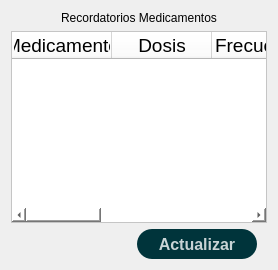
               <widget class="QWidget" name="pageDB">
                <layout class="QVBoxLayout" name="verticalLayout_5">
                 <item>
                  <widget class="QLabel" name="label">
                   <property name="text">
                    <string>Recordatorios Medicamentos</string>
                   </property>
                   <property name="alignment">
                    <set>Qt::AlignCenter</set>
                   </property>
                  </widget>
                 </item>
                 <item>
                  <widget class="QTableWidget" name="tableMedicamentos">
                   <property name="enabled">
                    <bool>true</bool>
                   </property>
                   <property name="font">
                    <font>
                     <pointsize>14</pointsize>
                    </font>
                   </property>
                   <property name="styleSheet">
                    <string notr="true">background-color:rgb(255,255,255);
gridline-color:rgb(0, 206, 151);</string>
                   </property>
                   <property name="verticalScrollBarPolicy">
                    <enum>Qt::ScrollBarAsNeeded</enum>
                   </property>
                   <property name="horizontalScrollBarPolicy">
                    <enum>Qt::ScrollBarAsNeeded</enum>
                   </property>
                   <property name="sizeAdjustPolicy">
                    <enum>QAbstractScrollArea::AdjustIgnored</enum>
                   </property>
                   <property name="showGrid">
                    <bool>true</bool>
                   </property>
                   <attribute name="horizontalHeaderCascadingSectionResizes">
                    <bool>false</bool>
                   </attribute>
                   <attribute name="verticalHeaderStretchLastSection">
                    <bool>false</bool>
                   </attribute>
                   <column>
                    <property name="text">
                     <string>Medicamento</string>
                    </property>
                   </column>
                   <column>
                    <property name="text">
                     <string>Dosis</string>
                    </property>
                   </column>
                   <column>
                    <property name="text">
                     <string>Frecuencia</string>
                    </property>
                   </column>
                   <column>
                    <property name="text">
                     <string>Veces por día</string>
                    </property>
                   </column>
                   <column>
                    <property name="text">
                     <string>Horario</string>
                    </property>
                   </column>
                   <column>
                    <property name="text">
                     <string>Nombre</string>
                    </property>
                   </column>
                  </widget>
                 </item>
                 <item>
                  <layout class="QHBoxLayout" name="horizontalLayout_2">
                   <property name="rightMargin">
                    <number>10</number>
                   </property>
                   <item>
                    <spacer name="horizontalSpacer">
                     <property name="orientation">
                      <enum>Qt::Horizontal</enum>
                     </property>
                     <property name="sizeHint" stdset="0">
                      <size>
                       <width>40</width>
                       <height>20</height>
                      </size>
                     </property>
                    </spacer>
                   </item>
                   <item>
                    <widget class="QPushButton" name="pushButtonActualizar">
                     <property name="minimumSize">
                      <size>
                       <width>120</width>
                       <height>30</height>
                      </size>
                     </property>
                     <property name="font">
                      <font>
                       <pointsize>12</pointsize>
                       <weight>75</weight>
                       <bold>true</bold>
                      </font>
                     </property>
                     <property name="styleSheet">
                      <string notr="true">QPushButton{
	background-color:rgba(0, 52, 59, 1);
	color:rgba(255,255,255,200);
	border-radius: 15px;
}
QPushButton:pressed{
	padding-left:5px;
	padding-top:5px;
	background-color:rgba(0, 119, 123, 1);
	background-position:calc(100% - 10px)center;
	border-radius: 15px;
}
QPushButton:hover{
	background-color:rgba(0, 174, 173, 1);
	border-radius: 15px;
}</string>
                     </property>
                     <property name="text">
                      <string>Actualizar</string>
                     </property>
                    </widget>
                   </item>
                  </layout>
                 </item>
                </layout>
               </widget>
